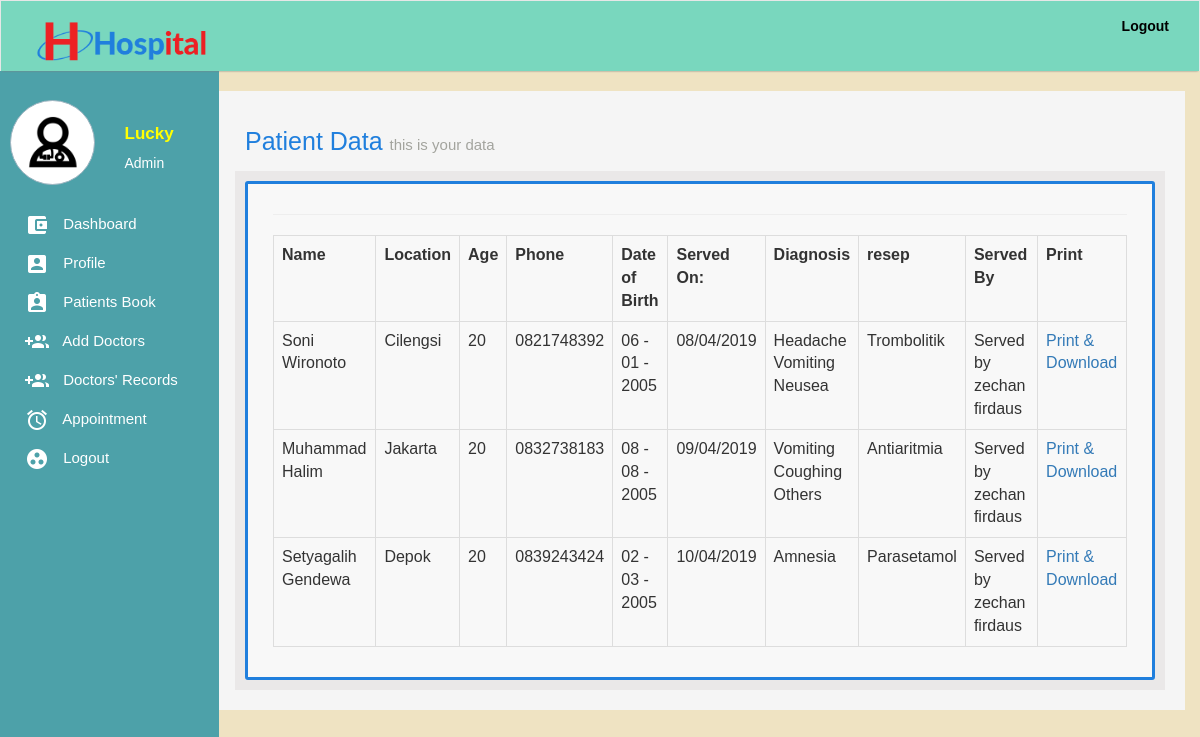
The page /patient-data.php (signed in) on the database its author committed.
### tables this page shows
CREATE TABLE IF NOT EXISTS `users` (
`id` int(11) NOT NULL,
  `firstName` varchar(255) NOT NULL,
  `secondName` varchar(255) NOT NULL,
  `email` varchar(255) NOT NULL,
  `password` varchar(255) NOT NULL,
  `token` varchar(255) NOT NULL,
  `status` int(11) NOT NULL,
  `phone` varchar(255) NOT NULL,
  `profile` varchar(255) DEFAULT NULL,
  `gender` varchar(255) NOT NULL,
  `role` varchar(255) DEFAULT NULL
);

CREATE TABLE IF NOT EXISTS `patients` (
`id` int(11) NOT NULL,
  `name` varchar(255) NOT NULL,
  `location` varchar(255) NOT NULL,
  `age` varchar(255) NOT NULL,
  `gender` varchar(255) NOT NULL,
  `phone` varchar(255) NOT NULL,
  `dateOfBirth` varchar(255) NOT NULL,
  `cTime` varchar(255) NOT NULL,
  `diagnosis` text NOT NULL,
  `resep` text NOT NULL,
  `token` varchar(255) NOT NULL,
  `doctor` varchar(255) NOT NULL,
  `number` varchar(255) DEFAULT NULL,
  `pcondition` varchar(255) DEFAULT NULL
);

### classes/User.class.php (called while the page is built, shortened)
<?php
class User{
	public static function loggedIn(){
		if(isset($_COOKIE['emr-user']) && $_COOKIE['emr-user'] != ""){
			return true;
		}
		return false;
	}
	public static function get($token, $field){
		$query = Db::fetch("users", "$field", "token = ? ", $token, "", "", "" );
		$data = Db::num($query);
		return $data[0];
	}
}

### classes/Db.class.php (called while the page is built, shortened)
<?php
class Db{
	public static function connect(){
		try{
			$db = new PDO("mysql:host=".Config::DB_HOST.";dbname=".Config::DB_NAME,Config::DB_USER, Config::DB_PASSWORD);
			$db->setAttribute(PDO::ATTR_ERRMODE, PDO::ERRMODE_EXCEPTION);
		} catch(Exception $e){
			self::returnedSQlError($e);
		}
		return $db;
	}
	public static function fetch($table, $columns,  $whereClause, $whereValue, $orderBy, $limit, $groupBy){
		if($limit == ""){
			$limit = "";
		} else {
			$limit = " LIMIT $limit ";
		}
		if($orderBy == ""){
			$orderBy = "";
		} else {
			$orderBy = " ORDER BY $orderBy ";
		}
		if($groupBy == ""){
			$groupBy = "";
		} else {
			$groupBy = "GROUP BY $groupBy";
		}
		$con = self::connect();
		if($columns == ""){
			$query = $con->prepare("SELECT * FROM $table WHERE $whereClause $groupBy $orderBy $limit");
			if($whereValue != ""){
				if(is_array($whereValue)){
					$n = 0;
					$countWhereValue = count($whereValue);
					while($n < $countWhereValue){
						$paramsCount = $n + 1;
						$query->bindParam($paramsCount, $whereValue[$n]);
						$n++;
					}
				} else {
					$query->bindParam(1, $whereValue);
				}
			} else {
				$query = $con->prepare("SELECT * FROM $table  $groupBy $orderBy  $limit");
			}
		} else {
			$sql = "SELECT ";
			if(is_array($columns)){
				$colsCount = count($columns);
				$start = 0;
				while($start < $colsCount){
					$commas = $start + 1;
					if($commas == $colsCount){
						$sql .= $columns[$start]." ";
					} else {
						$sql .= $columns[$start].", ";
					}
					$start ++;
				}
			} else {
				$sql .= "$columns ";
			}
			if($whereValue != ""){
				$sql .= "FROM $table WHERE $whereClause $groupBy $orderBy $limit";
				$query = $con->prepare($sql);
				if(is_array($whereValue)){
					$n = 0;
					$countWhereValue = count($whereValue);
					while($n < $countWhereValue){
						$paramsCount = $n + 1;
						$query->bindParam($paramsCount, $whereValue[$n]);
						$n++;
					}
				} else {
					$query->bindParam(1, $whereValue);
				}
			} else {
				$sql .= "FROM $table $groupBy $orderBy $limit";
				$query = $con->prepare($sql);
			}
		}
		$query->execute();
		return $query;
	}
	public static function count($query){
		return $query->rowCount();
	}
	public static function assoc($query){
		return $query->fetch(PDO::FETCH_ASSOC);
	}
	public static function num($query){
		return $query->fetch(PDO::FETCH_NUM);
	}
}

### importance.php (called while the page is built, shortened)
<?php
if(User::loggedIn()){
	$token = $_COOKIE['emr-user'];
	$userFirstName = User::get($token, "firstName");
	$userToken = User::get($token, "token");
	$userStatus = User::get($token, "status");
	$userRole = User::get($token, "role");
	if($userStatus == 1){
		$userRole = "Admin";
	} else {
		$userRole = $userRole;
	}
}

### classes/Table.class.php (the view, shortened to what this page needs)
<?php
class Table{
	public static function start(){
		echo "<table class='table table-bordered table-stripped' >";
	}
	public static function header(array $heading){
		$headingData = "<tr>";
		for($i = 0; $i < count($heading); $i++ ){
			$headingData .= "<td><strong>".$heading[$i]."</strong></td>";
		}
		$headingData .= "</tr>";
		echo $headingData;
	}
	public static function body(array $body){
		$bodyData = "<tr>";
		for($j = 0; $j < count($body); $j++ ){
			$bodyData .= "<td>".$body[$j]."</td>";
		}
		$bodyData .= "</tr>";
		echo $bodyData;
	}
	public static function close(){
		echo "</table>";
	}
}

### patient-data.php (shortened to what this page needs)
<?php
require_once "importance.php";
?>
<html>
<head>
	<?php require_once "inc/head.inc.php";  ?>
</head>
<body>
	<?php require_once "inc/header.inc.php"; ?>
	<div class='container-fluid'>
		<div class='row'>
			<div class='col-md-2'><?php require_once "inc/sidebar.inc.php"; ?></div>
			<div class='col-md-10'>
				<div class='content-area'>
				<div class='content-header'>
					Patient Data <small>this is your data</small>
				</div>
				<div class='content-body'>
					<div class='form-holder'>
						<hr />
						<?php Patient::getPatientData($_SESSION['patient']); ?>
					</div>
				</div>
				</div>
			</div>
		</div>
	</div>
</body>
</html>

### inc/head.inc.php (shortened to what this page needs)
<link rel="stylesheet" type="text/css" href="css/bootstrap.css" />
<link rel="stylesheet" type="text/css" href="css/q.css" />
<link rel="stylesheet" type="text/css" href="css/animate.css" />
<link rel="stylesheet" type="text/css" href="css/main.css" />

### inc/header.inc.php (shortened to what this page needs)
<nav role="navigation" class="navbar navbar-default real-nav" >
    <div class="container-fluid">
        <div class="navbar-header">
            <a href="index.php" class="navbar-brand"><img src='images/hospital-logo.png' class='img-responsive img-logo' style="height: 50px; margin-bottom: 100px;" /></a>
        </div>
        <div id="navbarCollapse" class="collapse navbar-collapse">
            <ul class="nav navbar-nav navbar-right">
                <?php if(!User::loggedIn() && !Patient::isPatientIn() ) {?>
               <li><a href='login.php'>Login</a></li>
               <?php } else {
                ?>
			    <li><a href='logout.php'>Logout</a></li>
                <?php
               } ?>
            </ul>
        </div>
    </div>
</nav>

### inc/sidebar.inc.php (shortened to what this page needs)
<?php
if(User::loggedIn()){
	if($userStatus == 1){
	?>
	<div class='sidebar'>
		<div class='sidebar-area'>
			<div class='row' style='margin-bottom: 20px;'>
				<div class='col-md-6'>
					<div class='user-profile'>
						<img src='images/3678412 - doctor medical care medical help stethoscope.png' class='img-responsive' style='max-height: 80px;' />
					</div>
				</div>
				<div class='col-md-6'>
					<div class='user-names'>
						<?php echo "$userFirstName";  ?>
					</div>
					<div class='user-role'>
						<?php echo "$userRole";  ?>
					</div>
				</div>
			</div>
			<ul class='sidebar-menu'>
				<li><a href='index.php'><img class='sidebar-menu-icon' src='images/ic_account_balance_wallet_white_24dp.png'  /> Dashboard</a></li>
				<li><a href='profile.php?token=<?php echo $userToken; ?>'><img class='sidebar-menu-icon' src='images/ic_account_box_white_24dp.png'  /> Profile</a></li>
				<li><a href='patients.php'><img class='sidebar-menu-icon' src='images/ic_assignment_ind_white_24dp.png'  /> Patients Book</a></li>
				<li><a href='add-doctors.php'><img class='sidebar-menu-icon' src='images/ic_group_add_white.png'  /> Add Doctors</a></li>
				<li><a href='doctors-record.php'><img class='sidebar-menu-icon' src='images/ic_group_add_white.png'  /> Doctors' Records</a></li>
				<li><a href='appointments.php'><img class='sidebar-menu-icon' src='images/ic_alarm_white_24dp.png'  /> Appointment</a></li>
				<li><a href='logout.php'><img class='sidebar-menu-icon' src='images/ic_group_work_white_24dp.png'  /> Logout</a></li>
			</ul>
		</div>
	</div>
	<?php
}
} else if(Patient::isPatientIn() ) {
?>
<div class='sidebar'>
		<div class='sidebar-area'>
			<div class='row' style='margin-bottom: 20px;'>
				<div class='col-md-6'>
					<div class='user-profile'>
						<img src='images/3678443 - ambulance fast fast hospital.png' class='img-responsive' style='max-height: 80px;' />
					</div>
				</div>
				<div class='col-md-6'>
					<div class='user-names'>
						<?php echo Patient::getP($_SESSION['patient'], "name");  ?>
					</div>
					<div class='user-role'>
						<?php echo "Patient";  ?>
					</div>
				</div>
			</div>
			<ul class='sidebar-menu'>
				<li><a href='patient-data.php'><img class='sidebar-menu-icon' src='images/ic_account_balance_wallet_white_24dp.png'  /> Your Data</a></li>
				<li><a href='book-appointments.php'><img class='sidebar-menu-icon' src='images/ic_alarm_white_24dp.png'  /> Book an Appointment</a></li>
				<li><a href='p-sent-appointments.php'><img class='sidebar-menu-icon' src='images/ic_alarm_white_24dp.png'  />Sent Appointments</a></li>
				<li><a href='p-reply-appointments.php'><img class='sidebar-menu-icon' src='images/ic_alarm_white_24dp.png'  />Replies</a></li>
				<li><a href='logout.php'><img class='sidebar-menu-icon' src='images/ic_group_work_white_24dp.png'  /> Logout</a></li>
			</ul>
		</div>
	</div>
<?php
}

### classes/Patient.class.php (shortened to what this page needs)
<?php
class Patient{
	public static function get($token, $field){
		$query = Db::fetch("patients", "$field", "token = ? ", $token, "", "", "");
		if(Db::count($query)){
			$data = Db::num($query);
			return $data[0];
		}
	}
	public static function getPatientData($patient){
		$query = Db::fetch("patients", "", "number = ? ", "$patient", "", "", "");
		Table::start();
		$heading = array("Name", "Location", "Age", "Phone", "Date of Birth", "Served On:", "Diagnosis", "resep", "Served By", "Print");
		Table::header($heading);
	    while($data = Db::assoc($query)){
			$token = $data['token'];
			$name = self::get($token, "name");
			$location = self::get($token, "location");
			$age = self::get($token, "age");
			$phone = self::get($token, "phone");
			$dateOfBirth = self::get($token, "dateOfBirth");
			$time = self::get($token, "cTime");
			$diagnosis = self::get($token, "diagnosis");
			$resep = self::get($token, "resep");
			$date = strftime(date("d/m/Y", $time));
			$doctor = self::get($token, "doctor");
			$doctorFirstName = User::get($doctor, "firstName");
			$doctorSecondName = User::get($doctor, "secondName");
			$servedBy = "Served by $doctorFirstName $doctorSecondName";
			Table::body(array($name, $location, $age, $phone, $dateOfBirth, $date, $diagnosis, $resep, $servedBy, "<a href='print.php?patient=$token'>Print & Download</a>"));
		}
		Table::close();
	}
}

### css/main.css (style rules this page uses)
body { font-family: 'Arial', sans-serif; background-color: #EFE3C2; color: #333; line-height: 1.6; margin: 0; }
.navbar-brand { margin: 0 0 20px 0 !important; display: block; }
.real-nav { background: #79D7BE; border-bottom: 0px !important; box-shadow: 0 2px 2px -2px gray !important; border-radius: 0 !important; z-index: 99; }
.real-nav .navbar-nav li a { color: #000; font-weight: bold; }
.content-area { background: #f5f5f5; padding: 20px; }
.content-header { font-size: 25px; color: black; padding: 10px; color: #207FDD; }
.content-header small { font-size: 15px; color: #A3A49E; }
.content-body { background: #eae8e8; background-size: cover; background-repeat: no-repeat; background-position: center center; padding: 10px; min-height: 300px; }
.form-holder { padding: 10px 25px; border: 3px solid #207FDD; border-radius: 3px; background: rgba(255, 255, 255, 0.7); }
.sidebar { position: relative; }
.sidebar .sidebar-area { z-index: 1; position: fixed; top: 50px; background: #4DA1A9; width: 219px; height: 100%; padding: 100px 10px 10px 10px; left: 0; top: 0; min-height: 500px; }
.sidebar-menu { padding: 0; }
.sidebar-menu li { list-style-type: none; }
.sidebar-menu li a { color: #fff; z-index: 999; display: block; text-decoration: none !important; padding: 7px 15px; font-size: 15px; }
.sidebar-menu-icon { margin-right: 10px; }
.user-profile { background: #fff; border: 1px solid #9db4c0; padding: 15px; border-radius: 60px; }
.user-names { color: #FFFF02; font-weight: bold; font-size: 17px; margin: 20px 0px 5px 0px; }
.user-role { color: #FFF; }

### rows shown on the page
users: firstName "Lucky", status "Admin"
patients: name "Soni Wironoto", location "Cilengsi", age "20", phone "0821748392", dateOfBirth "06 - 01 - 2005", j "08/04/2019", diagnosis "Headache Vomiting Neusea", resep "Trombolitik", j "Served by zechan firdaus", j "Print & Download"
patients: name "Muhammad Halim", location "Jakarta", age "20", phone "0832738183", dateOfBirth "08 - 08 - 2005", j "09/04/2019", diagnosis "Vomiting Coughing Others", resep "Antiaritmia", j "Served by zechan firdaus", j "Print & Download"
patients: name "Setyagalih Gendewa", location "Depok", age "20", phone "0839243424", dateOfBirth "02 - 03 - 2005", j "10/04/2019", diagnosis "Amnesia", resep "Parasetamol", j "Served by zechan firdaus", j "Print & Download"

### other values the page prints
$heading[$i] "Name"
$heading[$i] "Location"
$heading[$i] "Age"
$heading[$i] "Phone"
$heading[$i] "Date of Birth"
$heading[$i] "Served On:"
$heading[$i] "Diagnosis"
$heading[$i] "resep"
$heading[$i] "Served By"
$heading[$i] "Print"
